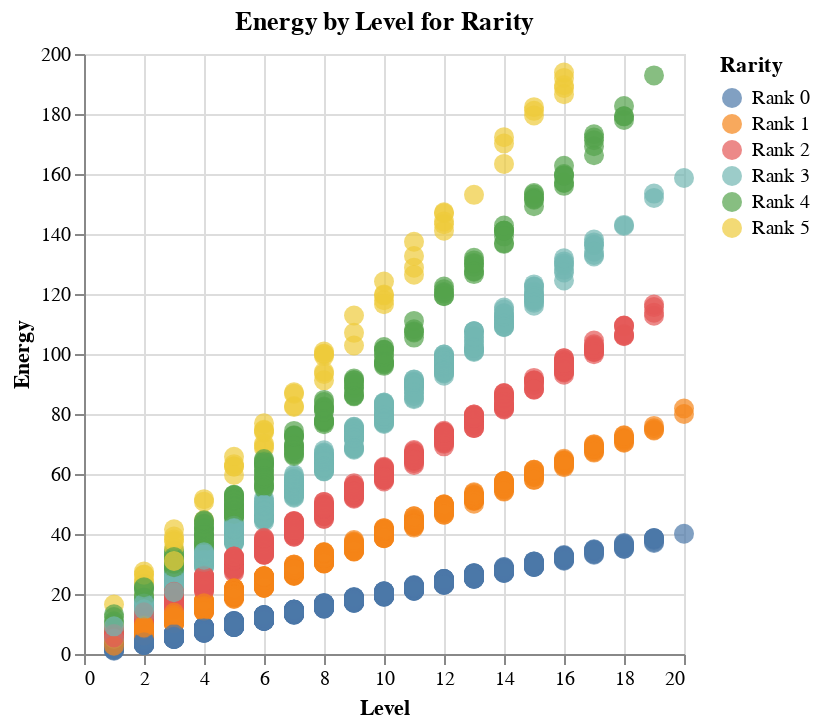

Notebook source saved alongside this figure:
### Code cell
chart(df, 'Level', 'Energy', 'Rarity')

### Figure 1 — Vega specification as saved in the notebook (floating-point values rounded to 4 significant figures; data arrays with more than 128 entries replaced by an {"elided": "..."} marker saying what was removed)
{"$schema": "https://vega.github.io/schema/vega/v5.json", "data": [{"name": "source_0", "values": {"elided": "2500 records"}}, {"name": "source_0_x_domain_Level", "values": [{"min": 1, "max": 20}]}, {"name": "source_0_y_domain_Energy", "values": [{"min": 1.1, "max": 193.8}]}, {"name": "source_0_color_domain_Rarity", "values": [{"Rarity": "Rank 1"}, {"Rarity": "Rank 0"}, {"Rarity": "Rank 2"}, {"Rarity": "Rank 4"}, {"Rarity": "Rank 3"}, {"Rarity": "Rank 5"}]}], "marks": [{"type": "symbol", "name": "marks", "from": {"data": "source_0"}, "encode": {"update": {"opacity": {"value": 0.7}, "tooltip": {"signal": "{\"Name\": isValid(datum[\"Name\"]) ? datum[\"Name\"] : \"\"+datum[\"Name\"], \"Type\": isValid(datum[\"Type\"]) ? datum[\"Type\"] : \"\"+datum[\"Type\"], \"Level\": format(datum[\"Level\"], \"\"), \"Rarity\": isValid(datum[\"Rarity\"]) ? datum[\"Rarity\"] : \"\"+datum[\"Rarity\"], \"Damage\": isValid(datum[\"Damage\"]) ? datum[\"Damage\"] : \"\"+datum[\"Damage\"], \"Health\": format(datum[\"Health\"], \"\"), \"Energy\": format(datum[\"Energy\"], \"\"), \"Sanity\": format(datum[\"Sanity\"], \"\"), \"Timestamp\": isValid(datum[\"Timestamp\"]) ? datum[\"Timestamp\"] : \"\"+datum[\"Timestamp\"]}"}, "x": {"field": "Level", "scale": "x"}, "size": {"value": 100}, "ariaRoleDescription": {"value": "circle"}, "shape": {"value": "circle"}, "description": {"signal": "\"Level: \" + (format(datum[\"Level\"], \"\")) + \"; Energy: \" + (format(datum[\"Energy\"], \"\")) + \"; Rarity: \" + (isValid(datum[\"Rarity\"]) ? datum[\"Rarity\"] : \"\"+datum[\"Rarity\"]) + \"; Name: \" + (isValid(datum[\"Name\"]) ? datum[\"Name\"] : \"\"+datum[\"Name\"]) + \"; Type: \" + (isValid(datum[\"Type\"]) ? datum[\"Type\"] : \"\"+datum[\"Type\"]) + \"; Damage: \" + (isValid(datum[\"Damage\"]) ? datum[\"Damage\"] : \"\"+datum[\"Damage\"]) + \"; Health: \" + (format(datum[\"Health\"], \"\")) + \"; Sanity: \" + (format(datum[\"Sanity\"], \"\")) + \"; Timestamp: \" + (isValid(datum[\"Timestamp\"]) ? datum[\"Timestamp\"] : \"\"+datum[\"Timestamp\"])"}, "y": {"field": "Energy", "scale": "y"}, "fill": {"field": "Rarity", "scale": "color"}}}, "style": ["circle"]}], "scales": [{"name": "x", "type": "linear", "domain": [{"signal": "(data(\"source_0_x_domain_Level\")[0] || {}).min"}, {"signal": "(data(\"source_0_x_domain_Level\")[0] || {}).max"}], "range": [0, {"signal": "width"}], "nice": true, "zero": true}, {"name": "y", "type": "linear", "domain": [{"signal": "(data(\"source_0_y_domain_Energy\")[0] || {}).min"}, {"signal": "(data(\"source_0_y_domain_Energy\")[0] || {}).max"}], "range": [{"signal": "height"}, 0], "nice": true, "zero": true}, {"name": "color", "type": "ordinal", "domain": {"data": "source_0_color_domain_Rarity", "field": "Rarity", "sort": true}, "range": "category"}], "axes": [{"scale": "x", "tickCount": {"signal": "ceil(width/40)"}, "labels": false, "minExtent": 0, "gridScale": "y", "orient": "bottom", "ticks": false, "grid": true, "domain": false, "maxExtent": 0, "aria": false, "zindex": 0}, {"scale": "y", "gridScale": "x", "minExtent": 0, "grid": true, "tickCount": {"signal": "ceil(height/40)"}, "ticks": false, "maxExtent": 0, "domain": false, "aria": false, "labels": false, "zindex": 0, "orient": "left"}, {"scale": "x", "orient": "bottom", "title": "Level", "zindex": 0, "labelFlush": true, "grid": false, "tickCount": {"signal": "ceil(width/40)"}, "labelOverlap": true}, {"scale": "y", "labelOverlap": true, "orient": "left", "title": "Energy", "zindex": 0, "grid": false, "tickCount": {"signal": "ceil(height/40)"}}], "title": {"text": "Energy by Level for Rarity", "frame": "group"}, "style": "cell", "legends": [{"fill": "color", "symbolType": "circle", "title": "Rarity", "encode": {"symbols": {"update": {"opacity": {"value": 0.7}}}}}], "height": 300, "background": "white", "padding": 5, "width": 300}
